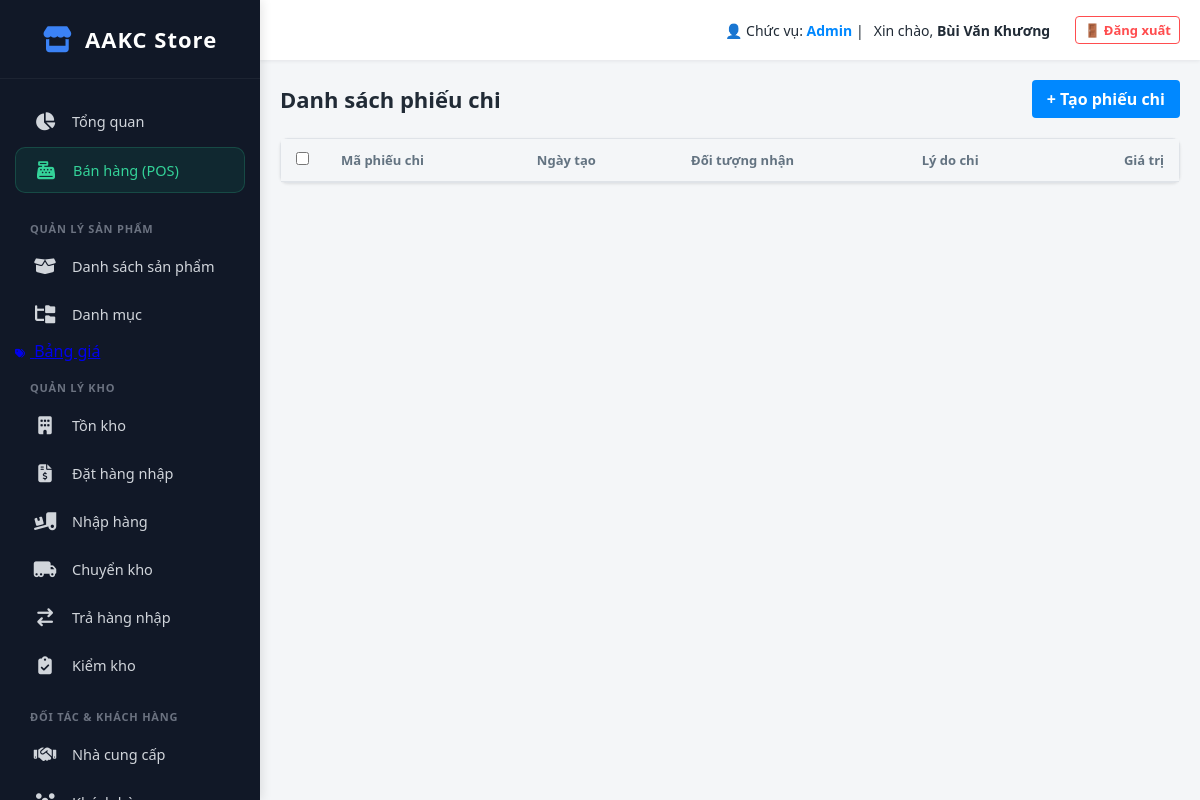
Before: /index.php?action=expense_list (signed in) with the older database file.
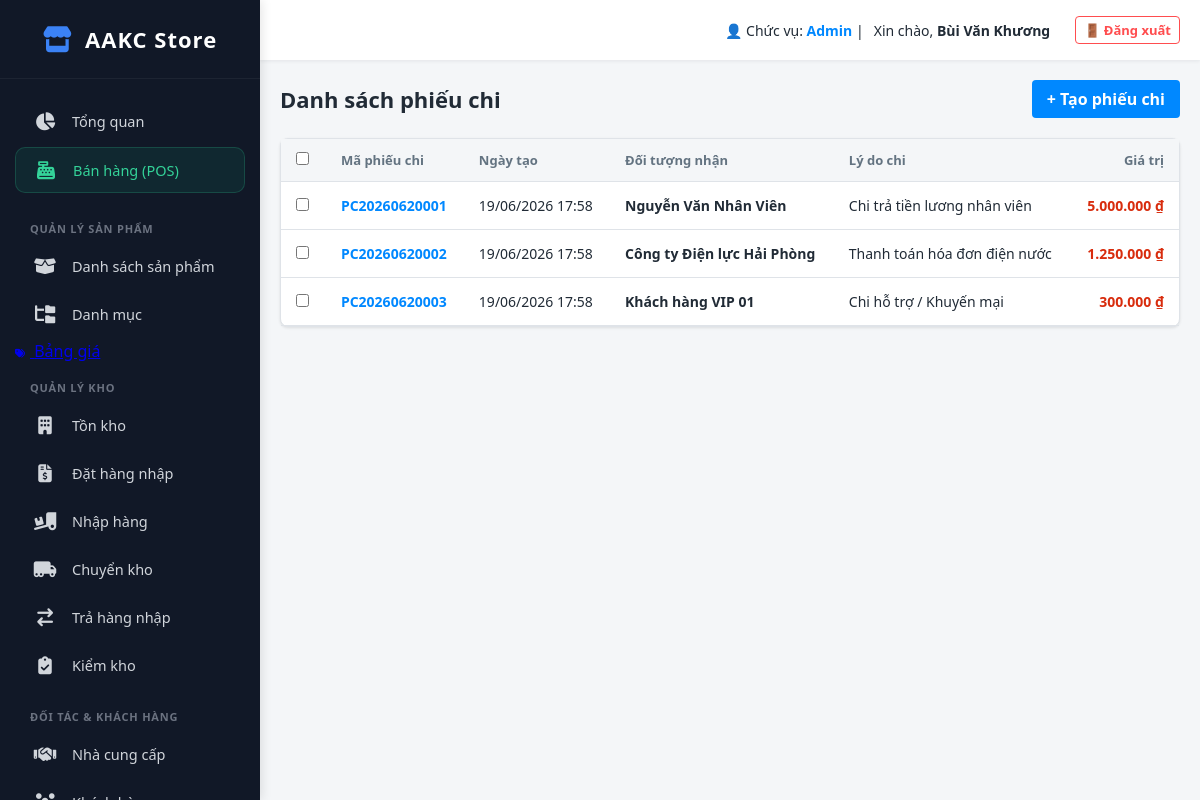
After: the same page with the newer database file.
### tables this page shows
CREATE TABLE `expenses` (
  `id` int(11) NOT NULL,
  `expense_code` varchar(50) DEFAULT NULL,
  `payment_method` enum('cash','bank') NOT NULL,
  `recipient_group` enum('customer','supplier','employee','shipper','payment_partner','other') NOT NULL DEFAULT 'other',
  `recipient_id` int(11) DEFAULT NULL,
  `recipient_name` varchar(150) NOT NULL,
  `bank_account_id` int(11) DEFAULT NULL,
  `customer_id` int(11) DEFAULT NULL,
  `amount` decimal(15,2) NOT NULL,
  `expense_reason` varchar(100) NOT NULL,
  `expense_category` varchar(100) DEFAULT NULL,
  `is_debt_affected` tinyint(1) DEFAULT 0,
  `is_automatic` tinyint(1) DEFAULT 0,
  `description` text DEFAULT NULL,
  `branch_id` int(11) DEFAULT NULL,
  `transaction_date` datetime NOT NULL,
  `reference_code` varchar(100) DEFAULT NULL,
  `created_at` timestamp NOT NULL DEFAULT current_timestamp()
);

### app/controllers/ExpenseController.php (called while the page is built, shortened)
<?php
class ExpenseController
{
    public function index()
    {
        $db = (new Database())->getConnection();
        $stmt = $db->query("SELECT * FROM expenses ORDER BY created_at DESC");
        $expenses = $stmt->fetchAll(PDO::FETCH_ASSOC);
        require_once __DIR__ . '/../views/fund/expense_list.php';
    }
}

### public/index.php (called while the page is built, shortened)
<?php
$app = new App();

### app/views/fund/expense_list.php (the view, shortened to what this page needs)
<?php require_once __DIR__ . '/../layout/header.php'; ?>
<?php
$expenses = $expenses ?? [];
?>
<div class="v3-header">
    <div class="v3-title">Danh sách phiếu chi</div>
    <div style="display: flex; gap: 10px;">
        <a href="index.php?action=create_expense" class="btn-primary">+ Tạo phiếu chi</a>
    </div>
</div>
<div class="v3-card">
    <table class="v3-table">
        <thead>
            <tr>
                <th style="width: 5%;"><input type="checkbox" id="checkAll" onchange="toggleAll(this)"></th>
                <th>Mã phiếu chi</th>
                <th>Ngày tạo</th>
                <th>Đối tượng nhận</th>
                <th>Lý do chi</th>
                <th style="text-align: right;">Giá trị</th>
            </tr>
        </thead>
        <tbody>
            <?php foreach ($expenses as $e): ?>
                <tr>
                    <td><input type="checkbox" class="chk-expense" value="<?php echo $e['id']; ?>" onchange="checkBulkAction()"></td>
                    <td><a href="index.php?action=expense_detail&id=<?php echo $e['id']; ?>" style="color:#0088ff; font-weight:bold; text-decoration:none;"><?php echo $e['expense_code']; ?></a></td>
                    <td><?php echo date('d/m/Y H:i', strtotime($e['created_at'])); ?></td>
                    <td><b><?php echo htmlspecialchars($e['recipient_name']); ?></b></td>
                    <td><?php echo htmlspecialchars($e['expense_reason']); ?></td>
                    <td style="text-align: right; color:#d82c0d; font-weight:bold;"><?php echo number_format($e['amount'], 0, ',', '.'); ?> ₫</td>
                </tr>
            <?php endforeach; ?>
        </tbody>
    </table>
</div>
<?php require_once __DIR__ . '/../layout/footer.php'; ?>

### app/core/App.php (shortened to what this page needs)
<?php
class App
{
    public function __construct()
    {
        $action = isset($_GET['action']) ? $_GET['action'] : 'dashboard';
        if (array_key_exists($action, $this->routes)) {
            $controllerName = $this->routes[$action][0];
            $methodName = $this->routes[$action][1];
            $controllerFile = __DIR__ . '/../controllers/' . $controllerName . '.php';
            if (file_exists($controllerFile)) {
                if (class_exists($controllerName)) {
                    $controller = new $controllerName();
                    if (method_exists($controller, $methodName)) {
                        $controller->{$methodName}();
                    } else {
                        echo "<h2 style='color: red; padding: 20px;'>Lỗi: Hàm {$methodName} không tồn tại trong {$controllerName}!</h2>";
                    }
                } else {
                    echo "<h2 style='color: red; padding: 20px;'>Lỗi: Lớp {$controllerName} không tồn tại!</h2>";
                }
            } else {
                echo "<h2 style='color: red; padding: 20px;'>Lỗi: Không tìm thấy file Controller tại đường dẫn {$controllerFile}!</h2>";
            }
        } else {
            echo "<h2 style='color: red; text-align:center; padding: 50px;'>404 - Trang không tồn tại!</h2>";
        }
    }
}

### app/views/layout/header.php (shortened to what this page needs)
<?php
$current_action = isset($_GET['action']) ? $_GET['action'] : 'dashboard';
$user_session = isset($_SESSION['user']) ? $_SESSION['user'] : ['role' => 'Nhân viên', 'full_name' => 'Khương'];
?>
<!DOCTYPE html>
<html lang="vi">
<head>
    <link rel="stylesheet" href="https://cdnjs.cloudflare.com/ajax/libs/font-awesome/6.4.0/css/all.min.css">
</head>
<body>
    <div class="sidebar">
        <div class="logo"><i class="fa-solid fa-store"></i> AAKC Store</div>
        <div class="menu">
            <a href="index.php?action=dashboard" class="menu-item <?php echo ($current_action == 'dashboard') ? 'active' : ''; ?>">
                <i class="fa-solid fa-chart-pie"></i> Tổng quan
            </a>
            <a href="index.php?action=pos" class="menu-item pos-btn">
                <i class="fa-solid fa-cash-register"></i> Bán hàng (POS)
            </a>
            <div class="menu-heading">Quản lý Sản phẩm</div>
            <a href="index.php?action=product_list" class="menu-item <?php echo ($current_action == 'product_list' || $current_action == 'add_product' || $current_action == 'edit_product') ? 'active' : ''; ?>">
                <i class="fa-solid fa-box-open"></i> Danh sách sản phẩm
            </a>
            <a href="index.php?action=product_category" class="menu-item <?php echo ($current_action == 'product_category' || $current_action == 'add_category' || $current_action == 'edit_category') ? 'active' : ''; ?>">
                <i class="fa-solid fa-folder-tree"></i> Danh mục
            </a>
            <a href="index.php?action=product_price" <?php echo ($current_action == 'product_price' || $current_action == 'add_price_list' || $current_action == 'price_list_detail') ? 'style="color:#60a5fa;"' : ''; ?>>
                <i class="fa-solid fa-tags" style="font-size: 10px; margin-right: 5px;"></i> Bảng giá
            </a>
            <div class="menu-heading">Quản lý Kho</div>
            <a href="index.php?action=inventory_list" class="menu-item <?php echo ($current_action == 'inventory_list') ? 'active' : ''; ?>">
                <i class="fa-solid fa-building"></i> Tồn kho
            </a>
            <a href="index.php?action=purchase_list" class="menu-item <?php echo ($current_action == 'purchase_list' || $current_action == 'add_purchase' || $current_action == 'view_purchase') ? 'active' : ''; ?>">
                <i class="fa-solid fa-file-invoice-dollar"></i> Đặt hàng nhập
            </a>
            <a href="index.php?action=po_receipt_list" class="menu-item <?php echo ($current_action == 'po_receipt_list' || $current_action == 'direct_receive' || $current_action == 'receive_purchase') ? 'active' : ''; ?>">
                <i class="fa-solid fa-truck-ramp-box"></i> Nhập hàng
            </a>
            <a href="index.php?action=transfer_list" class="menu-item <?php echo ($current_action == 'transfer_list' || $current_action == 'add_transfer' || $current_action == 'view_transfer') ? 'active' : ''; ?>">
                <i class="fa-solid fa-truck-moving"></i> Chuyển kho
            </a>
            <a href="index.php?action=purchase_return_list" class="menu-item <?php echo ($current_action == 'purchase_return_list' || $current_action == 'add_purchase_return') ? 'active' : ''; ?>">
                <i class="fa-solid fa-arrow-right-arrow-left"></i> Trả hàng nhập
            </a>
            <a href="index.php?action=inventory_check_list" class="menu-item <?php echo ($current_action == 'inventory_check_list' || $current_action == 'add_inventory_check' || $current_action == 'edit_inventory_check') ? 'active' : ''; ?>">
                <i class="fa-solid fa-clipboard-check"></i> Kiểm kho
            </a>
            <div class="menu-heading">Đối tác & Khách hàng</div>
            <a href="index.php?action=supplier_list" class="menu-item <?php echo ($current_action == 'supplier_list' || $current_action == 'add_supplier' || $current_action == 'edit_supplier') ? 'active' : ''; ?>">
                <i class="fa-solid fa-handshake"></i> Nhà cung cấp
            </a>
            <div class="menu-item has-submenu">
                <a href="javascript:void(0)" class="menu-link <?php echo (in_array($current_action, ['customer_list', 'customer_groups', 'create_customer_group', 'customer_group_detail'])) ? 'active' : ''; ?>">
                    <i class="fa-solid fa-users"></i> Khách hàng
                </a>
            </div>
        </div>
    </div>
    <div class="main-container">
        <div class="topbar">
            <div class="user-profile">
                <span>👤 Chức vụ: <strong style="color:#0088ff;"><?php echo htmlspecialchars($user_session['role'] ?? 'Quản trị viên'); ?></strong> | </span>
                <span>Xin chào, <strong><?php echo htmlspecialchars($user_session['full_name'] ?? 'Admin'); ?></strong></span>
                <a href="index.php?action=logout" style="margin-left: 15px; color: #ff4d4f; text-decoration: none; font-size: 13px; font-weight: bold; border: 1px solid #ff4d4f; padding: 4px 8px; border-radius: 4px;">🚪 Đăng xuất</a>
            </div>
        </div>
        <div class="content-wrapper">

### app/views/layout/footer.php
</div>
</div>
</body>
</html>

### app/views/layout/header.php (style rules this page uses)
* { box-sizing: border-box; margin: 0; padding: 0; }
body { font-family: 'Segoe UI', Tahoma, Geneva, Verdana, sans-serif; background-color: #f4f6f8; color: #212b36; display: flex; height: 100vh; overflow: hidden; }
.sidebar { width: 260px; background: #111827; color: #9ca3af; display: flex; flex-direction: column; flex-shrink: 0; z-index: 100; box-shadow: 2px 0 10px rgba(0, 0, 0, 0.1); }
.sidebar .logo { padding: 24px 20px; font-size: 22px; font-weight: 800; color: #ffffff; text-align: center; border-bottom: 1px solid rgba(255, 255, 255, 0.05); letter-spacing: 1px; display: flex; align-items: center; justify-content: center; gap: 12px; }
.sidebar .logo i { color: #3b82f6; font-size: 26px; }
.sidebar .menu { padding: 20px 15px; overflow-y: auto; flex: 1; }
.sidebar .menu-item { display: flex; align-items: center; gap: 15px; padding: 12px 18px; color: #d1d5db; text-decoration: none; font-size: 14.5px; font-weight: 500; border-radius: 10px; margin-bottom: 4px; transition: all 0.3s cubic-bezier(0.4, 0, 0.2, 1); }
.sidebar .menu-item i { font-size: 18px; width: 24px; text-align: center; transition: transform 0.3s ease; }
.sidebar .menu-item.pos-btn { background: rgba(16, 185, 129, 0.1); color: #34d399; border: 1px solid rgba(52, 211, 153, 0.2); margin-bottom: 10px; }
.sidebar .menu-heading { padding: 18px 15px 8px 15px; font-size: 11px; text-transform: uppercase; color: #6b7280; font-weight: 700; letter-spacing: 0.8px; }
.sidebar .has-submenu { flex-direction: column; align-items: flex-start; gap: 0; padding: 0; background: none !important; box-shadow: none !important; }
.sidebar .has-submenu .menu-link { display: flex; align-items: center; gap: 15px; width: 100%; padding: 12px 18px; color: #d1d5db; text-decoration: none; border-radius: 10px; transition: all 0.3s; }
.main-container { flex: 1; display: flex; flex-direction: column; overflow: hidden; }
.topbar { background: #fff; height: 60px; box-shadow: 0 1px 4px rgba(0, 21, 41, 0.08); display: flex; align-items: center; justify-content: flex-end; padding: 0 20px; z-index: 10; flex-shrink: 0; }
.topbar .user-profile { display: flex; align-items: center; gap: 10px; font-size: 14px; font-weight: 500; cursor: pointer; }
.content-wrapper { flex: 1; overflow-y: auto; padding: 20px; }

### app/views/fund/expense_list.php (style rules this page uses)
.v3-header { display: flex; justify-content: space-between; align-items: center; margin-bottom: 20px; }
.v3-title { font-size: 22px; font-weight: bold; color: #212b36; }
.v3-card { background: #fff; border-radius: 8px; box-shadow: 0 1px 3px rgba(0, 0, 0, 0.1); border: 1px solid #dfe3e8; }
.v3-table { width: 100%; border-collapse: collapse; text-align: left; }
.v3-table th { background: #f4f6f8; padding: 12px 15px; border-bottom: 1px solid #dfe3e8; font-size: 13px; color: #637381; }
.v3-table td { padding: 14px 15px; border-bottom: 1px solid #dfe3e8; font-size: 14px; color: #212b36; }
.btn-primary { background: #0088ff; color: #fff; border: none; padding: 8px 15px; border-radius: 4px; font-weight: 600; cursor: pointer; text-decoration: none; }

Changed rows visible on the page:
added expenses: expense_code "PC20260620001", created_at "19/06/2026 17:58", recipient_name "Nguyễn Văn Nhân Viên", expense_reason "Chi trả tiền lương nhân viên", amount "5.000.000"
added expenses: expense_code "PC20260620002", created_at "19/06/2026 17:58", recipient_name "Công ty Điện lực Hải Phòng", expense_reason "Thanh toán hóa đơn điện nước", amount "1.250.000"
added expenses: expense_code "PC20260620003", created_at "19/06/2026 17:58", recipient_name "Khách hàng VIP 01", expense_reason "Chi hỗ trợ / Khuyến mại", amount "300.000"
